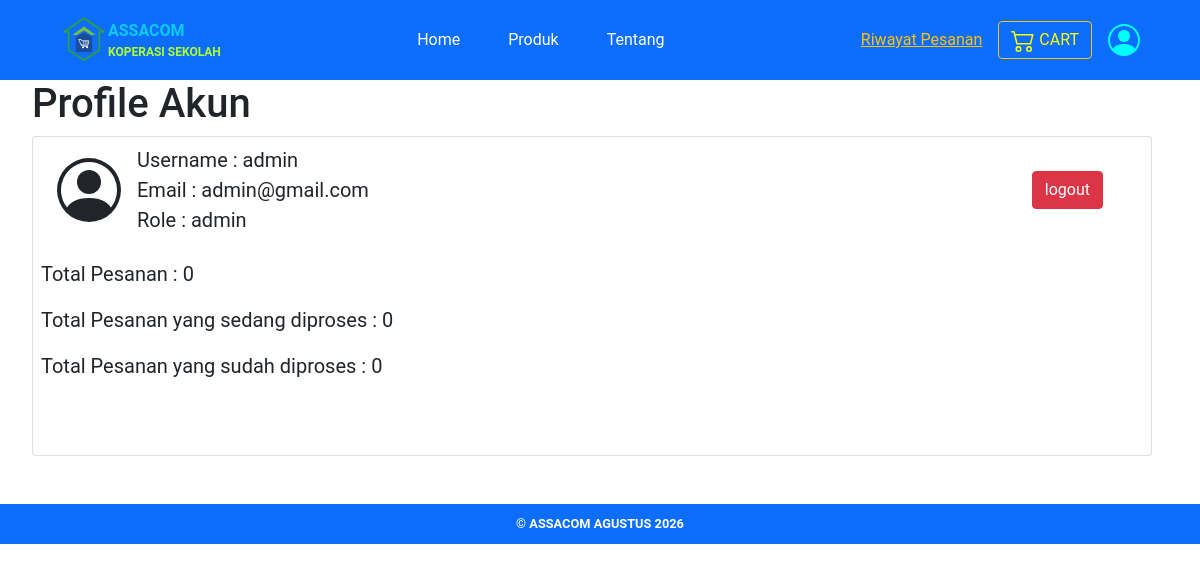
Screenshot of /main/user/profile/index.php (signed in) with the database file from the repository.
### tables this page shows
CREATE TABLE `users` (
  `id` int NOT NULL,
  `username` varchar(255) NOT NULL,
  `email` varchar(255) NOT NULL,
  `password` varchar(255) NOT NULL,
  `role` enum('user','admin') NOT NULL
);

### include/database.php (called while the page is built, shortened)
<?php
class database
{
    public string $host = "localhost", $user = "root", $pass = "", $db = "ascom";
    public function __construct()
    {
        $this->koneksi = mysqli_connect(
            $this->host,
            $this->user,
            $this->pass,
            $this->db
        );
    }
}
include "class/users.php";
include "class/pesanan.php";

### include/class/users.php (called while the page is built, shortened)
<?php
class users extends database
{
    public function get_user(string $username): bool|mysqli_result
    {
        $sql = "SELECT * FROM users WHERE username = ?";
        $stmt = mysqli_prepare($this->koneksi, $sql);
        mysqli_stmt_bind_param($stmt, "s", $username);
        mysqli_stmt_execute($stmt);
        $result = mysqli_stmt_get_result($stmt);
        return $result;
    }
}

### include/class/pesanan.php (called while the page is built, shortened)
<?php
class pesanan extends database
{
    public function total_pesanan_by_user(int $user_id): int
    {
        $sql = "SELECT * FROM pesanan WHERE user_id = ?";
        $stmt = mysqli_prepare($this->koneksi, $sql);
        mysqli_stmt_bind_param($stmt, "i", $user_id);
        mysqli_stmt_execute($stmt);
        return mysqli_num_rows(mysqli_stmt_get_result($stmt));
    }
    public function total_pesanan_pending_by_user(int $user_id): int
    {
        $sql = "SELECT * FROM pesanan WHERE user_id = ? AND `status` = 'pending'";
        $stmt = mysqli_prepare($this->koneksi, $sql);
        mysqli_stmt_bind_param($stmt, "i", $user_id);
        mysqli_stmt_execute($stmt);
        return mysqli_num_rows(mysqli_stmt_get_result($stmt));
    }
    public function total_pesanan_done_by_user(int $user_id): int
    {
        $sql = "SELECT * FROM pesanan WHERE user_id = ? AND `status` = 'done'";
        $stmt = mysqli_prepare($this->koneksi, $sql);
        mysqli_stmt_bind_param($stmt, "i", $user_id);
        mysqli_stmt_execute($stmt);
        return mysqli_num_rows(mysqli_stmt_get_result($stmt));
    }
}

### main/user/profile/index.php (the view, shortened to what this page needs)
<?php include __DIR__ . "/../template/head.php"; ?>
<body>
    <?php include __DIR__ . "/../template/header.php"; ?>
    <main id="profile">
        <?php $users = new users(); ?>
        <?php foreach ($users->get_user($_SESSION['username']) as $data) : ?>
            <?php $user_id = $data['id']; ?>
            <h1>Profile Akun</h1>
            <div class="card pt-2 mt-2 me-5 d-block ps-2 fs-5" style="height: 16em;">
                <div class="d-flex align-items-center mb-4">
                    <div class="ms-3 me-3">
                    </div>
                    <div class="d-grid">
                        <div>Username : <?= $data['username']; ?></div>
                        <div>Email : <?= $data['email']; ?></div>
                        <div>Role : <?= $data['role']; ?></div>
                    </div>
                    <div class="ms-auto me-5">
                        <a href="../../../auth/logout.php" class="btn btn-danger">logout</a>
                    </div>
                </div>
                <?php $pesanan = new pesanan(); ?>
                <p>Total Pesanan : <?= $pesanan->total_pesanan_by_user($user_id) ?></p>
                <p>Total Pesanan yang sedang diproses : <?= $pesanan->total_pesanan_pending_by_user($user_id) ?></p>
                <p>Total Pesanan yang sudah diproses : <?= $pesanan->total_pesanan_done_by_user($user_id) ?></p>
            <?php endforeach; ?>
    </main>
    <?php include __DIR__ . "/../template/footer.php"; ?>
</body>
</html>

### main/assets/css/user/main.css (style rules this page uses)
body { margin: 0px; padding: 0px; overflow-x: hidden; overflow-y: auto; }
* { font-family: roboto; }
main { margin-left: 2em; }

### rows the page displays
users: username "admin", email "admin@gmail.com", role "admin", total_pesanan_by_user "0", total_pesanan_pending_by_user "0", total_pesanan_done_by_user "0"
